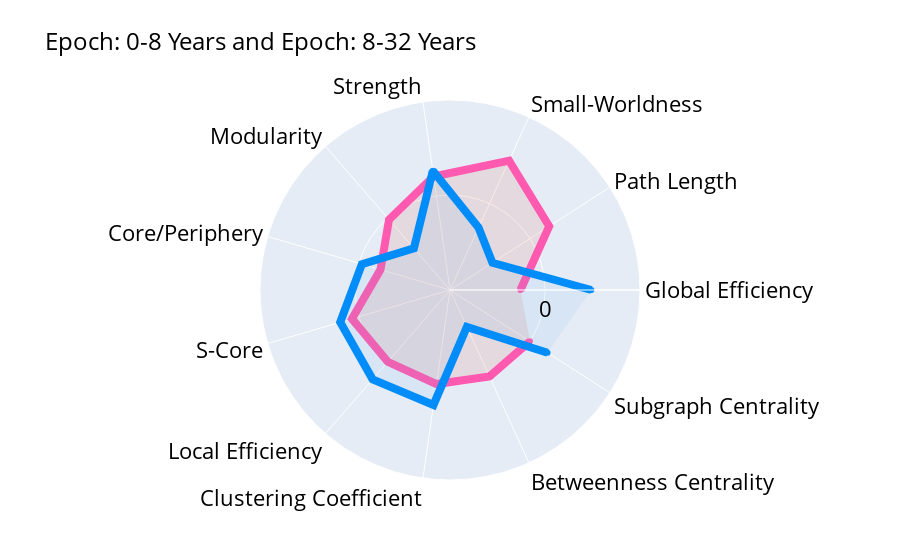
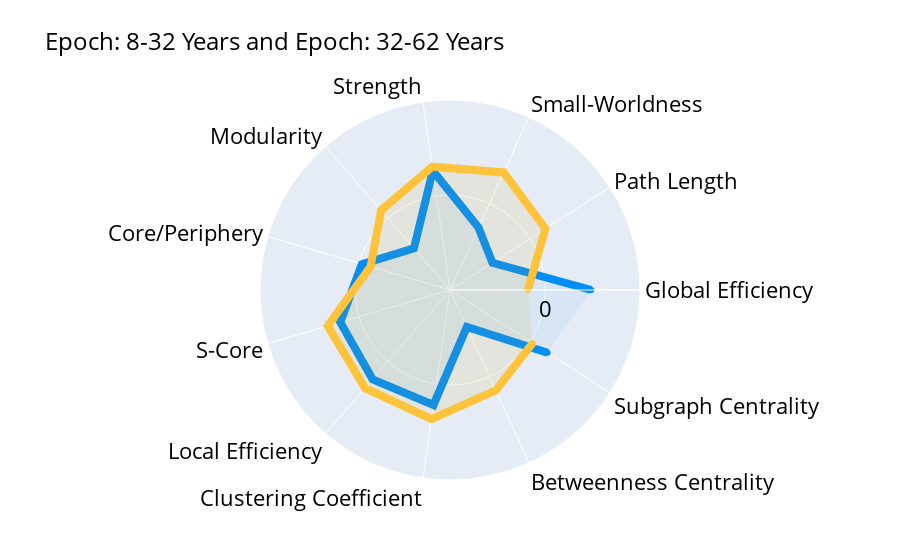
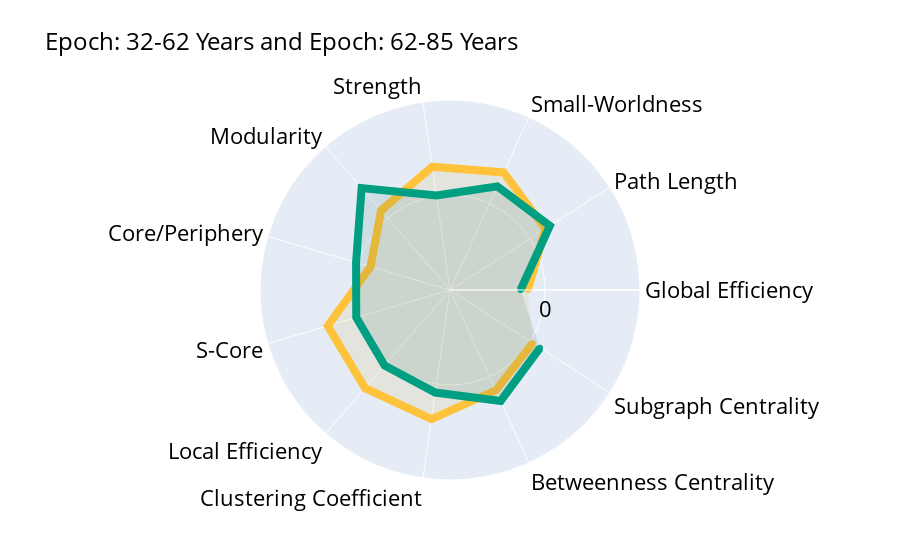
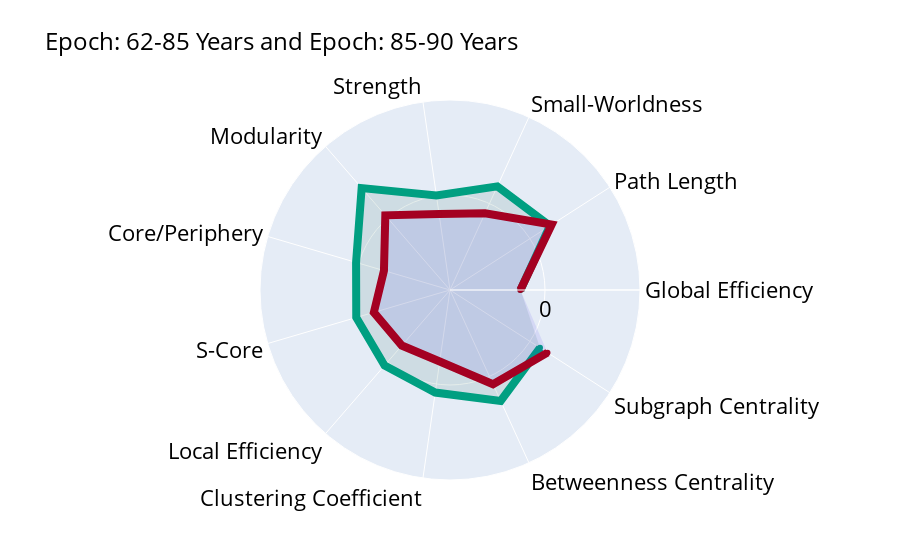

These figures' notebook cell, in order:
### Code cell
### Extended Data Figure 4a ###

# Create function for spider plots
def create_epoch_plot(epoch1, epoch2, index1, index2):
    fig = go.Figure()

    # Add traces for the two epochs
    fig.add_trace(
        go.Scatterpolar(
            r=corrs[index1, :],
            name='',
            fillcolor=fill_colors[index1],
            line=dict(color=line_colors[index1], width=8),
            theta=measures,
            fill='toself',
            showlegend=False
        )
    )
    fig.add_trace(
        go.Scatterpolar(
            r=corrs[index2, :],
            name='',
            fillcolor=fill_colors[index2],
            line=dict(color=line_colors[index2], width=8),
            theta=measures,
            fill='toself',
            showlegend=False
        )
    )

    # Update layout
    fig.update_layout(
        polar=dict(
            radialaxis=dict(
                visible=True,
                range=[-0.7, 0.7],
                tickvals=[0],
                tickfont=dict(color='black', size=22)
            ),
            angularaxis=dict(
                tickfont=dict(color='black', size=22)
            )
        ),
        title=dict(text=f"{epoch1} and {epoch2}", font=dict(size=24, color='black')),
        showlegend=False
    )

    # Show the figure
    fig.show()

# Create and show plots
create_epoch_plot('Epoch: 0-8 Years', 'Epoch: 8-32 Years', 0, 1)
create_epoch_plot('Epoch: 8-32 Years', 'Epoch: 32-62 Years', 1, 2)
create_epoch_plot('Epoch: 32-62 Years', 'Epoch: 62-85 Years', 2, 3)
create_epoch_plot('Epoch: 62-85 Years', 'Epoch: 85-90 Years', 3, 4)

### Figure 1 — Plotly figure (JSON) as saved in the notebook; plotly's stock layout.template omitted (floating-point values rounded to 4 significant figures)
{"data": [{"fill": "toself", "fillcolor": "rgba(212,53,11,0.1)", "line": {"color": "#FF5AAF", "width": 8}, "name": "", "r": [-0.1811, 0.1686, 0.3477, 0.1451, -0.01396, -0.1662, 0.05273, 0, 0, 0, 0], "showlegend": false, "theta": ["Global Efficiency", "Path Length", "Small-Worldness", "Strength", "Modularity", "Core/Periphery", "S-Core", "Local Efficiency", "Clustering Coefficient", "Betweenness Centrality", "Subgraph Centrality"], "type": "scatterpolar"}, {"fill": "toself", "fillcolor": "rgba(94,164,226,0.1)", "line": {"color": "#008DF9", "width": 8}, "name": "", "r": [0.3417, -0.3285, -0.1942, 0.1886, -0.2938, -0.02337, 0.1431, 0.1709, 0.1553, -0.401, 0.1545], "showlegend": false, "theta": ["Global Efficiency", "Path Length", "Small-Worldness", "Strength", "Modularity", "Core/Periphery", "S-Core", "Local Efficiency", "Clustering Coefficient", "Betweenness Centrality", "Subgraph Centrality"], "type": "scatterpolar"}], "layout": {"polar": {"angularaxis": {"tickfont": {"color": "black", "size": 22}}, "radialaxis": {"range": [-0.7, 0.7], "tickfont": {"color": "black", "size": 22}, "tickvals": [0], "visible": true}}, "showlegend": false, "title": {"font": {"color": "black", "size": 24}, "text": "Epoch: 0-8 Years and Epoch: 8-32 Years"}}}

### Figure 2 — Plotly figure (JSON) as saved in the notebook; plotly's stock layout.template omitted (floating-point values rounded to 4 significant figures)
{"data": [{"fill": "toself", "fillcolor": "rgba(94,164,226,0.1)", "line": {"color": "#008DF9", "width": 8}, "name": "", "r": [0.3417, -0.3285, -0.1942, 0.1886, -0.2938, -0.02337, 0.1431, 0.1709, 0.1553, -0.401, 0.1545], "showlegend": false, "theta": ["Global Efficiency", "Path Length", "Small-Worldness", "Strength", "Modularity", "Core/Periphery", "S-Core", "Local Efficiency", "Clustering Coefficient", "Betweenness Centrality", "Subgraph Centrality"], "type": "scatterpolar"}, {"fill": "toself", "fillcolor": "rgba(204,156,11,0.1)", "line": {"color": "#FFC33B", "width": 8}, "name": "", "r": [-0.126, 0.1356, 0.2524, 0.2177, 0.07547, -0.08984, 0.2393, 0.2565, 0.2608, 0.1129, 0.02446], "showlegend": false, "theta": ["Global Efficiency", "Path Length", "Small-Worldness", "Strength", "Modularity", "Core/Periphery", "S-Core", "Local Efficiency", "Clustering Coefficient", "Betweenness Centrality", "Subgraph Centrality"], "type": "scatterpolar"}], "layout": {"polar": {"angularaxis": {"tickfont": {"color": "black", "size": 22}}, "radialaxis": {"range": [-0.7, 0.7], "tickfont": {"color": "black", "size": 22}, "tickvals": [0], "visible": true}}, "showlegend": false, "title": {"font": {"color": "black", "size": 24}, "text": "Epoch: 8-32 Years and Epoch: 32-62 Years"}}}

### Figure 3 — Plotly figure (JSON) as saved in the notebook; plotly's stock layout.template omitted (floating-point values rounded to 4 significant figures)
{"data": [{"fill": "toself", "fillcolor": "rgba(204,156,11,0.1)", "line": {"color": "#FFC33B", "width": 8}, "name": "", "r": [-0.126, 0.1356, 0.2524, 0.2177, 0.07547, -0.08984, 0.2393, 0.2565, 0.2608, 0.1129, 0.02446], "showlegend": false, "theta": ["Global Efficiency", "Path Length", "Small-Worldness", "Strength", "Modularity", "Core/Periphery", "S-Core", "Local Efficiency", "Clustering Coefficient", "Betweenness Centrality", "Subgraph Centrality"], "type": "scatterpolar"}, {"fill": "toself", "fillcolor": "rgba(0,77,64,0.1)", "line": {"color": "#009F81", "width": 8}, "name": "", "r": [-0.1804, 0.1744, 0.1392, 0.003108, 0.2942, 0.02123, 0.01985, 0.03583, 0.06347, 0.1984, 0.08831], "showlegend": false, "theta": ["Global Efficiency", "Path Length", "Small-Worldness", "Strength", "Modularity", "Core/Periphery", "S-Core", "Local Efficiency", "Clustering Coefficient", "Betweenness Centrality", "Subgraph Centrality"], "type": "scatterpolar"}], "layout": {"polar": {"angularaxis": {"tickfont": {"color": "black", "size": 22}}, "radialaxis": {"range": [-0.7, 0.7], "tickfont": {"color": "black", "size": 22}, "tickvals": [0], "visible": true}}, "showlegend": false, "title": {"font": {"color": "black", "size": 24}, "text": "Epoch: 32-62 Years and Epoch: 62-85 Years"}}}

### Figure 4 — Plotly figure (JSON) as saved in the notebook; plotly's stock layout.template omitted (floating-point values rounded to 4 significant figures)
{"data": [{"fill": "toself", "fillcolor": "rgba(0,77,64,0.1)", "line": {"color": "#009F81", "width": 8}, "name": "", "r": [-0.1804, 0.1744, 0.1392, 0.003108, 0.2942, 0.02123, 0.01985, 0.03583, 0.06347, 0.1984, 0.08831], "showlegend": false, "theta": ["Global Efficiency", "Path Length", "Small-Worldness", "Strength", "Modularity", "Core/Periphery", "S-Core", "Local Efficiency", "Clustering Coefficient", "Betweenness Centrality", "Subgraph Centrality"], "type": "scatterpolar"}, {"fill": "toself", "fillcolor": "rgba(63,45,234,0.1)", "line": {"color": "#A40122", "width": 8}, "name": "", "r": [-0.1816, 0.1909, -0.07798, -0.134, 0.02788, -0.1928, -0.1152, -0.1583, -0.168, 0.06301, 0.1539], "showlegend": false, "theta": ["Global Efficiency", "Path Length", "Small-Worldness", "Strength", "Modularity", "Core/Periphery", "S-Core", "Local Efficiency", "Clustering Coefficient", "Betweenness Centrality", "Subgraph Centrality"], "type": "scatterpolar"}], "layout": {"polar": {"angularaxis": {"tickfont": {"color": "black", "size": 22}}, "radialaxis": {"range": [-0.7, 0.7], "tickfont": {"color": "black", "size": 22}, "tickvals": [0], "visible": true}}, "showlegend": false, "title": {"font": {"color": "black", "size": 24}, "text": "Epoch: 62-85 Years and Epoch: 85-90 Years"}}}
